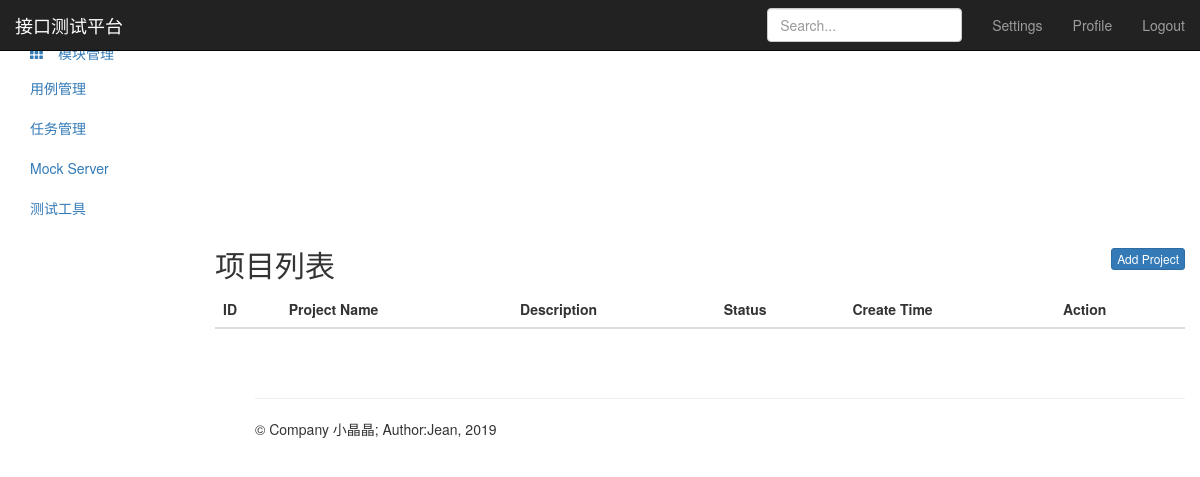
Page /project/ (signed in) on the earlier database version.
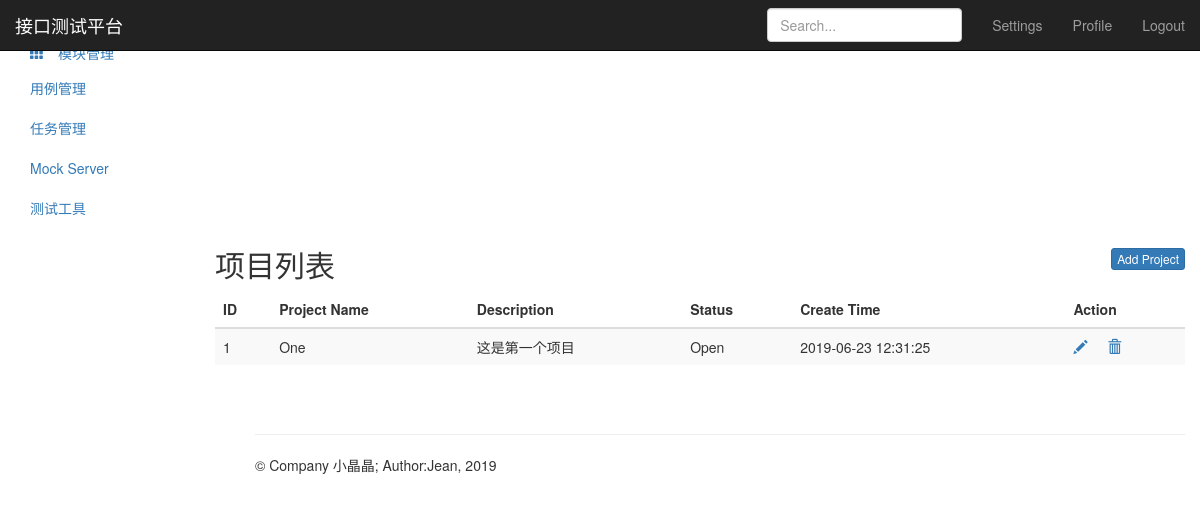
Same page on the later database version.
### project_app/models.py (models this page shows, shortened)
class Project(models.Model):
    name = models.CharField("名称", max_length=100, blank=False, default="")
    describe = models.TextField("描述", default="")
    status = models.BooleanField("状态：", default=True)
    create_time = models.DateTimeField("创建时间", auto_now_add=True)
    update_time = models.DateTimeField("更新时间", auto_now_add=True)

### project_app/views.py (the view)
# urls.py: path('', views.project_manage),
@login_required
def project_manage(request):
    project_all = Project.objects.all()
    return render(request, 'project.html', {"projects": project_all,
                                            "type": "list"
                                            })

### templates/project.html (shortened to what this page needs)
{% extends "base.html" %}
{% block base %}
<nav class="navbar navbar-inverse navbar-fixed-top">
    <div class="container-fluid">
        <div class="navbar-header">
            <a class="navbar-brand" href="/project/">接口测试平台</a>
        </div>
        <div id="navbar" class="navbar-collapse collapse">
            <ul class="nav navbar-nav navbar-right">
                <li><a href="#">Settings</a></li>
                <li><a href="#">Profile</a></li>
                <li><a href="/logout/">Logout</a></li>
            </ul>
            <form class="navbar-form navbar-right">
                <input type="text" class="form-control" placeholder="Search...">
            </form>
        </div>
    </div>
</nav>
<div class="container-fluid">
    <div class="row">
        <div class="col-sm-3 col-md-2 sidebar">
            <ul class="nav nav-sidebar">
                <li class="active">
                    <a href="/project/" class="glyphicon glyphicon-th-large">&nbsp;项目管理</a>
                </li>
                <li>
                    <a href="/module/" class="glyphicon glyphicon-th">&nbsp;模块管理</a>
                </li>
            </ul>
            <ul class="nav nav-sidebar">
                <li><a href="">用例管理</a></li>
                <li><a href="">任务管理</a></li>
            </ul>
            <ul class="nav nav-sidebar">
                <li><a href="">Mock Server</a></li>
                <li><a href="">测试工具</a></li>
            </ul>
        </div>
        <div class="col-sm-9 col-sm-offset-3 col-md-10 col-md-offset-2 main">
            {% if type == "list" %}
            <h2 class="sub-header">项目列表
                <button type="button" class="btn btn-xs btn-primary" style="float: right;"
                        onclick="location.href='/project/add_project/'">Add Project
                </button>
            </h2>
            <div class="table-responsive">
                <table class="table table-striped">
                    <thead>
                    <tr>
                        <th>ID</th>
                        <th>Project Name</th>
                        <th>Description</th>
                        <th>Status</th>
                        <th>Create Time</th>
                        <th>Action</th>
                    </tr>
                    </thead>
                    {% for project in projects %}
                    <tbody>
                    <tr>
                        <td>{{ project.id }}</td>
                        <td>{{ project.name }}</td>
                        <td>{{ project.describe }}</td>
                        <td>
                            {% if project.status == True %}
                            Open
                            {% else %}
                            Close
                            {% endif %}
                        </td>
                        <td>{{ project.create_time | date:"Y-m-d H:i:s" }}</td>
                        <td>
                            <a href="/project/edit_project/{{ project.id }}/" class="glyphicon glyphicon-pencil" style="width: 30px"></a>
                            <a href="/project/delete_project/{{ project.id }}" class="glyphicon glyphicon-trash"></a>
                        </td>
                    </tr>
                    </tbody>
                    {% endfor %}
                </table>
            </div>
            {% endif %}
        </div>
    </div>
</div>
{% endblock %}

### templates/base.html (shortened to what this page needs)
<!DOCTYPE html>
<html lang="en">
<head>
    <link href="https://cdn.bootcss.com/bootstrap/3.3.7/css/bootstrap.min.css" rel="stylesheet">
    <link href="https://v3.bootcss.com/examples/dashboard/dashboard.css" rel="stylesheet">
</head>
<body>
    {% block base %}{% endblock %}
    <div class="container theme-showcase" role="main" style="float:right; width: 80%;">
        <div class="page-header">
        </div>
        <footer class="footer">
            <p>&copy; Company 小晶晶; Author:Jean, 2019</p>
        </footer>
    </div>
</body>
</html>

Differences in the rows shown:
added Project: id "1", name "One", describe "这是第一个项目", status "Open", create_time "2019-06-23 12:31:25"
